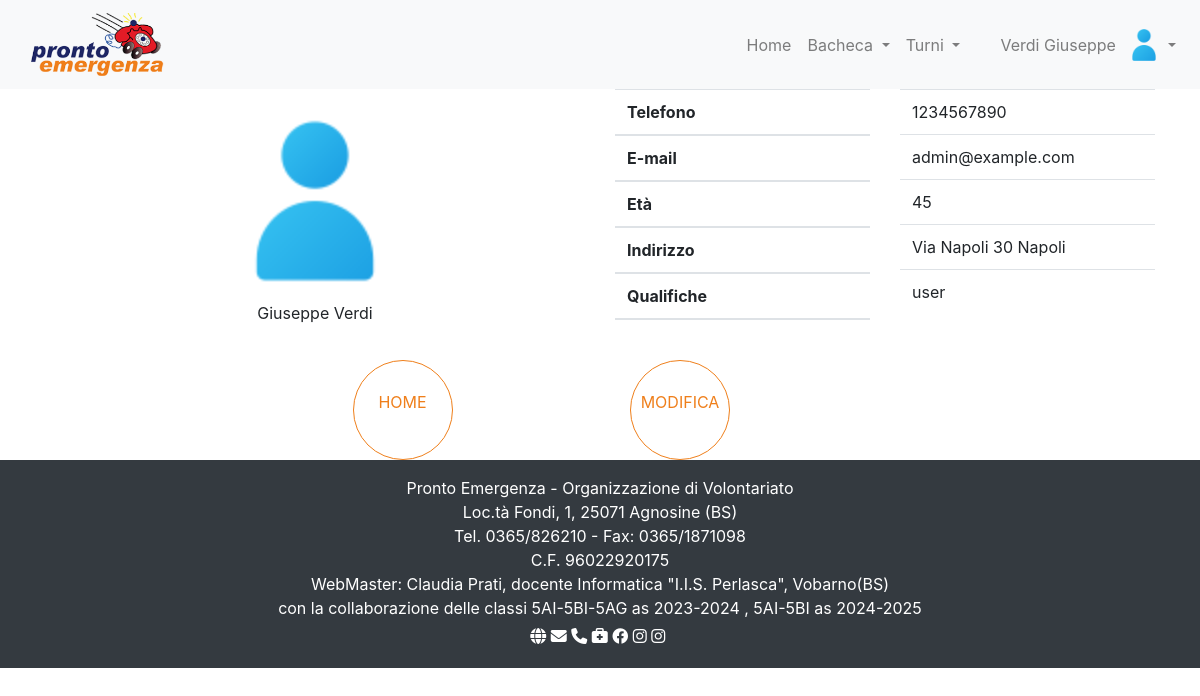
Page /pages/utenti/profiloUtente.php (signed in) on the committed database.
### tables this page shows
CREATE TABLE `utenti` (
  `idUtente` int(11) NOT NULL COMMENT 'Chiave primaria utente',
  `cognome` varchar(30) NOT NULL COMMENT 'Cognome dell''utente',
  `nome` varchar(30) NOT NULL COMMENT 'Nome dell''utente',
  `codiceFiscale` varchar(16) NOT NULL COMMENT 'Codice fiscale dell''utente',
  `dataNascita` date NOT NULL COMMENT 'Data di nascita dell''utente',
  `via` varchar(20) NOT NULL COMMENT 'Via dell''utente',
  `numero` varchar(4) NOT NULL COMMENT 'Numero civico dell''utente',
  `cap` varchar(5) NOT NULL COMMENT 'CAP dell''utente',
  `citta` varchar(20) NOT NULL COMMENT 'Città dell''utente',
  `provincia` varchar(2) NOT NULL COMMENT 'Provincia dell''utente',
  `username` varchar(30) NOT NULL COMMENT 'Username dell''utente',
  `password` varchar(30) NOT NULL COMMENT 'Password ell''utente',
  `email` varchar(30) NOT NULL COMMENT 'E-mail dell''utente',
  `telefono` varchar(13) NOT NULL COMMENT 'Telefono dell''utente',
  `indisponibilita` tinyint(1) NOT NULL COMMENT 'flag che permette di conoscere se l’utente è disponibile o meno per i turni ',
  `istruttore` tinyint(1) NOT NULL COMMENT 'flag per conoscere se l’utente è o meno un istruttore',
  `status` enum('volontario','dipendente','corsista') NOT NULL COMMENT 'Tipo utente',
  `tipoUtente` enum('admin','user') NOT NULL,
  `immagine` varchar(30) DEFAULT NULL,
  `dataoraInvioEmail` datetime NOT NULL,
  `dataoraClickEmail` datetime DEFAULT NULL,
  `validato` tinyint(1) NOT NULL DEFAULT 0
);

### api/API_getUtenteByEmail.php (called while the page is built)
<?php
require_once("funzioniDB.php");
function API_getUtente($get, $post, $session){
    $email=(isset($get['emailUt']))?$get['emailUt']:$post['emailUt'];
    if (!isset($session['tipoUtente'])||(isset($session['tipoUtente']) && $session['tipoUtente']!="admin" && $email!=$session['email'])){
        header("HTTP/1.1 403 Forbidden");
        return [];
    }
    else{
        $sql = "SELECT * from utenti WHERE email=?;";
        $valori = [$post['emailUt']];
        $tipi = [PDO::PARAM_STR];
        $risposta = db_query($sql, $valori, $tipi);
        return $risposta;
    }
}
?>

### funzioniDB.php (called while the page is built, shortened)
<?php
require_once "globals.php";
function db_query($strquery,$valori, $tipi){
    global $DSN,$USERDB,$PSWDB;
    $ris=[];
    try{
        $conn=new PDO($DSN,$USERDB,$PSWDB);
        $conn->setAttribute(PDO::ATTR_ERRMODE,PDO::ERRMODE_EXCEPTION);
        try {
                $conn->beginTransaction();
                $stm=$conn->prepare($strquery);
                if (!empty($valori)) {
                    for($i=0;$i<count($valori);$i++){
                        $stm->bindParam($i+1,$valori[$i],$tipi[$i]);
                    }
                }
                $stm->execute();
                $conn->commit();
        } catch(PDOExecption $e) {
                $conn->rollback();
                $ris['error']= "errore transazione su db_query: " . $e->getMessage() . "</br>";
        }
        if (stripos($strquery, "INSERT") === 0 || stripos($strquery, "UPDATE") === 0 || stripos($strquery, "DELETE") === 0) {
            $ris['numRow']= $stm->rowCount();
        } elseif (stripos($strquery, "SELECT") === 0) {
            $ris= $stm->fetchAll(PDO::FETCH_NAMED);
        } else {
            $ris['error']= "tipo di query non riconosciuto";
         }
    }
    catch(Exception $e){
        $ris['error']="<br>errore connessione al database: ".$e->getMessage()."</br>";
    }
    return $ris;
}
?>

### globals.php (called while the page is built, shortened)
<?php
$cartellaImmagini="uploads/images";
$imgAvatar="avatar-100.png";
?>

### components/profiloUtenteSingolo/COMP_profiloUtenteSingolo.php (the view)
<?php
require_once('./api/API_getUtenteByEmail.php');
require_once('./components/SimpleComponent/COMP_Buttons.php');
require_once ("./globals.php");
function CMP_profiloUtenteSingolo($emailUt){
	$utente = API_getUtente([], array("emailUt" => $emailUt), $_SESSION);
	if ($utente == []){
		$msg = "Tipo di utente non valido";
	}else{
		$img = ritornaImmagine($utente[0]['immagine']);
		$msg = "
			<div class = 'container'>
				<div class = 'row'>
					<div class = ' col-6 col-sm-12 col-md-6 col d-flex flex-column justify-content-center align-items-center'>
						<img src = ".$img." width='200'></td>
						<div>".$utente[0]['nome']. " " . $utente[0]['cognome'] ."</div>
					</div>
					<div class = 'col-3 col-sm-6 col-md-3 col'>
						<table class = 'table table'>
							<thead>
								<tr>
									<th>Telefono</th>
								</tr>
								<tr>
									<th>E-mail</th>
								</tr>
								<tr>
									<th>Età</th>
								</tr>
								<tr>
									<th>Indirizzo</th>
								</tr>
								<tr>
									<th>Qualifiche</th>
								</tr>
							</thead>
						</table>
					</div>
					<div class = 'col-3 col-sm-6 col-md-3 col'>
						<table class = 'table table'>
							<tbody>
								<tr>
									<td>". $utente[0]['telefono'] ."</td>
								</tr>
								<tr>
									<td>". $utente[0]['email'] ."</td>
								</tr>
								<tr>
									<td>".calcolaEta( $utente[0]['dataNascita'] )."</td>
								</tr>
								<tr>
									<td>". $utente[0]['via'] . " " . $utente[0]['numero'] . " " . $utente[0]['citta']. "</td>
								</tr>
								<tr>
									<td>". $utente[0]['tipoUtente'] ."</td>
								</tr>
							</tbody>
						</table>
					</div>
				</div>
				<br>
				<div class='d-flex flex-wrap justify-content-center gap-2'>
					<div class='col-sm-6 col-md-3 text-center'>
						".COMP_Button("	", "HOME", "./home")."
					</div>
					<div class='col-sm-6 col-md-3 text-center'>
						".COMP_Button("", "MODIFICA", "./modificaUtente")."
					</div>
				</div>
			</div>
        ";
	}
	return $msg;
}
function calcolaEta($dataN){
	$oggi = new DateTime();
	$dn = new DateTime($dataN);
	$diff = $dn->diff($oggi);
	return $diff->y;
}
function ritornaImmagine($immagine){
	global $imgAvatar, $cartellaImmagini;
	$path = "./$cartellaImmagini/";
	$img = "";
	if ($immagine!="" && file_exists($path.$immagine))
		$img = $path.$immagine;
	else
		$img = "./public/images/$imgAvatar";
	return $img;
}

### rows in the picture
utenti: nome "Giuseppe", cognome "Verdi", telefono "1234567890", email "admin@example.com", dataNascita "45", via "Via Napoli", numero "30", citta "Napoli", tipoUtente "user"

### other values in the picture
$l['title'] "Home"
$l['title'] "Bacheca"
$l['title'] "Turni"
$user['cognome'] "Verdi"
$user['nome'] "Giuseppe"
$label "HOME MODIFICA"
